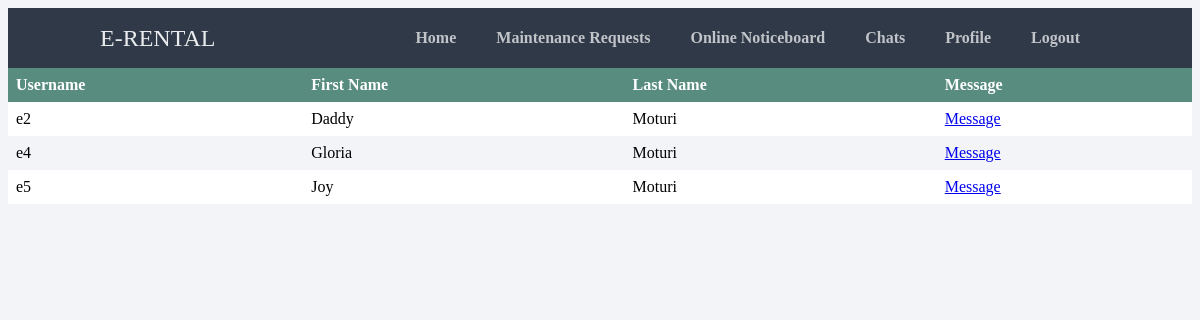
The app's page /chats.php (signed in) with its own data.
### tables this page shows
CREATE TABLE `user` (
  `user_id` int(11) NOT NULL,
  `f_name` varchar(20) NOT NULL,
  `l_name` varchar(20) NOT NULL,
  `u_name` varchar(40) NOT NULL,
  `email` varchar(20) NOT NULL,
  `u_type` varchar(20) NOT NULL,
  `gender` varchar(10) NOT NULL,
  `psw` varchar(255) NOT NULL,
  `property` varchar(40) NOT NULL,
  `h_no` varchar(20) NOT NULL,
  `status` varchar(20) NOT NULL
);

### session.php (called while the page is built, shortened)
<?php
   include('config.php');
   $user_check = $_SESSION['login_user'];
   $ses_sql = mysqli_query($conn,"select * from user where u_name = '$user_check' ");
   $row = mysqli_fetch_array($ses_sql,MYSQLI_ASSOC);
   $login_session = $row['u_name'];
   $session_property=$row['property'];
?>

### chats.php (the view, shortened to what this page needs)
<html>
	<head>
		<link href="stylesheet.css" rel="stylesheet" type="text/css">
	</head>
	<body class="loggedin">
		<nav class="navtop">
			<div>
				<h1>E-RENTAL</h1>
				<a href="welcome.php">Home</a>
				<a href="requests.html">Maintenance Requests</a>
				<a href="posts.php">Online Noticeboard</a>
				<a href="chats.php">Chats</a>
				<a href="profile.php">Profile</a>
				<a href="logout.php">Logout</a>
			</div>
		</nav>
<?php
    include("config.php");
   include('session.php');
   $sql="SELECT * FROM user WHERE property='$session_property' ";
   $result = $conn->query($sql);
	if ($result->num_rows > 0) {
	echo "<table>";
	echo "<tr><th>"."Username"."</th><th>"."First Name"."</th><th>"."Last Name"."</th><th>"."Message"."</th></tr>";
    while($row = mysqli_fetch_array($result)) {
		if($row['status']=="active"){
			if($row['u_name']!="$login_session")
		echo "<tr><td>" . $row["u_name"] . "</td><td>". $row["f_name"]. "</td><td>" .$row["l_name"]. "</td><td>"."<a href=\"chats_i.php?user_id=$row[user_id]\">Message</a>"."</td></tr>";
		}
	}
} else { echo "0 results"; }
echo "</table>";
   ?>
   </body>
   </html>

### stylesheet.css (style rules this page uses)
.navtop { background-color: #2f3947; height: 60px; width: 100%; border: 0; }
.navtop div { display: flex; margin: 0 auto; width: 1000px; height: 100%; }
.navtop div h1, .navtop div a { display: inline-flex; align-items: center; }
.navtop div h1 { flex: 1; font-size: 24px; padding: 0; margin: 0; color: #eaebed; font-weight: normal; }
.navtop div a { padding: 0 20px; text-decoration: none; color: #c1c4c8; font-weight: bold; }
body.loggedin { background-color: #f3f4f7; }

### chats.php (style rules this page uses)
table { border-collapse: collapse; width: 100%; }
th, td { text-align: left; padding: 8px; }
th { background-color: #588c7e; color: white; }
tr:nth-child(even) { background-color:white }

### records on screen
user: u_name "e2", f_name "Daddy", l_name "Moturi"
user: u_name "e4", f_name "Gloria", l_name "Moturi"
user: u_name "e5", f_name "Joy", l_name "Moturi"
